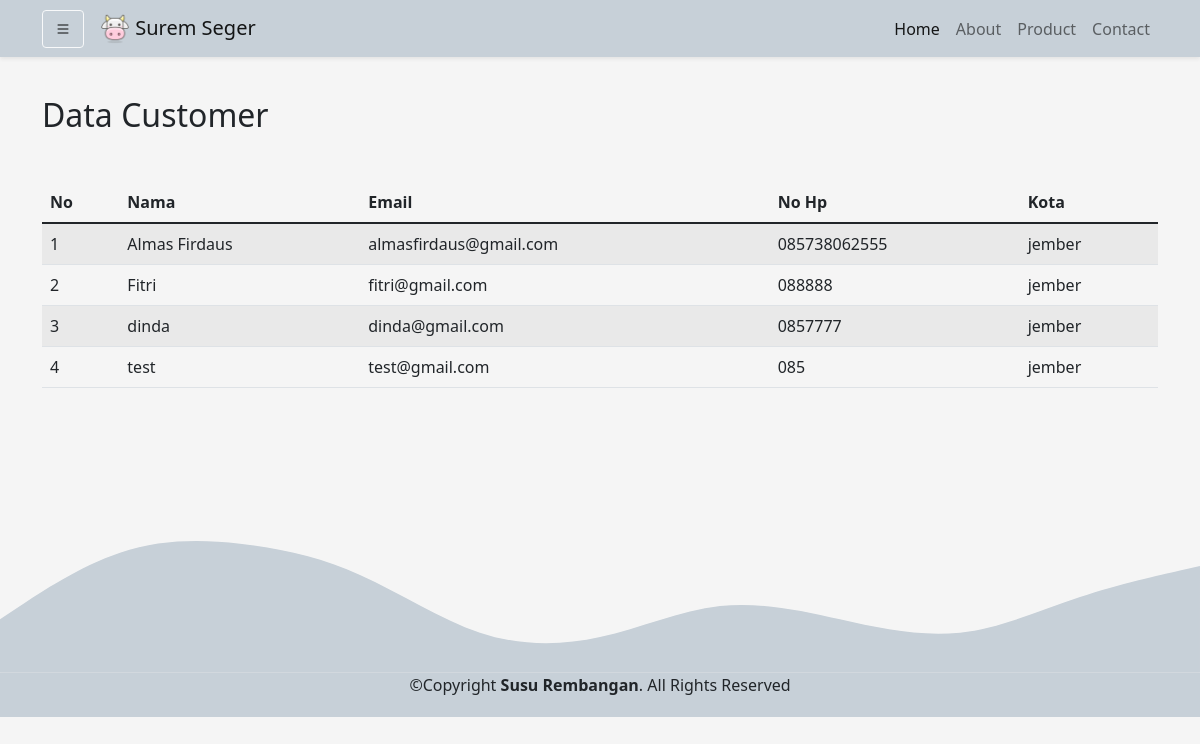
Screenshot of /Admin/dataCustomer.php (signed in) with the database file from the repository.
### tables this page shows
CREATE TABLE `users` (
  `id` int(8) NOT NULL,
  `namalengkap` varchar(30) NOT NULL,
  `email` varchar(30) NOT NULL,
  `alamat` varchar(50) NOT NULL,
  `provinsi` varchar(30) NOT NULL,
  `kota` varchar(30) NOT NULL,
  `kecamatan` varchar(30) NOT NULL,
  `kodepos` varchar(10) NOT NULL,
  `nohp` varchar(13) NOT NULL,
  `password` varchar(255) NOT NULL,
  `role` varchar(2) NOT NULL,
  `gambar` varchar(100) NOT NULL
);

### functions.php (called while the page is built, shortened)
<?php
$conn = mysqli_connect("localhost", "root", "", "db_suremseger");
function query($query)
{
    global $conn;
    $result = mysqli_query($conn, $query);
    $rows = [];
    while ($row = mysqli_fetch_assoc($result)) {
        $rows[] = $row;
    }
    return $rows;
}

### Admin/dataCustomer.php (the view, shortened to what this page needs)
<?php
require_once('../functions.php');
$customer = query("SELECT * FROM users WHERE role = 2");
?>
<!DOCTYPE html>
<html lang="en">
<head>
    <link href="https://cdn.jsdelivr.net/npm/bootstrap@5.1.3/dist/css/bootstrap.min.css" rel="stylesheet" />
    <link rel="stylesheet" href="https://cdn.jsdelivr.net/npm/bootstrap-icons@1.8.1/font/bootstrap-icons.css" />
    <link rel="stylesheet" href="../style.css" />
</head>
<body>
    <?php include 'nav_sidebar.php' ?>
    <section id="dataCustomer">
        <div class="container" style="min-height: 310px;">
            <h2>Data Customer</h2>
            <table class="table table-striped table-hover align-middle mt-5">
                <thead>
                    <tr>
                        <th>No</th>
                        <th>Nama</th>
                        <th>Email</th>
                        <th>No Hp</th>
                        <th>Kota</th>
                    </tr>
                </thead>
                <tbody>
                    <?php $i = 1; ?>
                    <?php foreach ($customer as $data) : ?>
                        <tr>
                            <td><?= $i; ?></td>
                            <td><?= $data['namalengkap']; ?></td>
                            <td><?= $data['email']; ?></td>
                            <td><?= $data['nohp']; ?></td>
                            <td><?= $data['kota']; ?></td>
                        </tr>
                        <?php $i++ ?>
                    <?php endforeach; ?>
                </tbody>
            </table>
        </div>
    </section>
    <footer class="text-center pb-1" style="background:  #c7d0d8">
        <p>©Copyright <label class="fw-bold">Susu Rembangan</label>. All Rights Reserved</p>
    </footer>
</body>
</html>

### style.css (style rules this page uses)
body { background-color: whitesmoke; }
section { padding-top: 6rem; }

### rows the page displays
users: namalengkap "Almas Firdaus", email "almasfirdaus@gmail.com", nohp "085738062555", kota "jember"
users: namalengkap "Fitri", email "fitri@gmail.com", nohp "088888", kota "jember"
users: namalengkap "dinda", email "dinda@gmail.com", nohp "0857777", kota "jember"
users: namalengkap "test", email "test@gmail.com", nohp "085", kota "jember"
